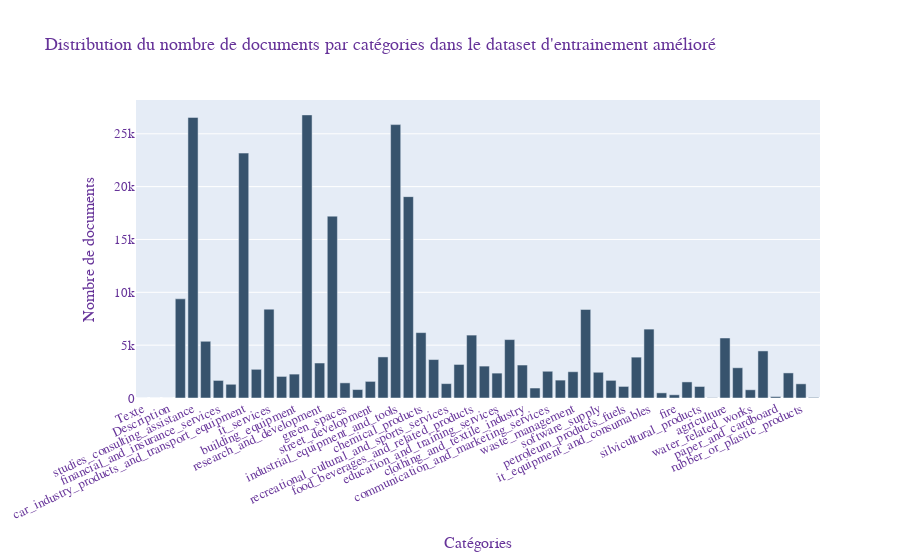

This figure's notebook cell:
### Code cell
p=utility.nb_exemple_categorie(df_test)
plot_distribution(p,"Distribution du nombre de documents par catégories dans le dataset d'entrainement amélioré")

### Figure 1 — Plotly figure (JSON) as saved in the notebook; plotly's stock layout.template omitted (floating-point values rounded to 4 significant figures)
{"data": [{"marker": {"color": "rgb(55, 83, 109)"}, "type": "bar", "x": ["Texte", "Titre", "Description", "building_works", "studies_consulting_assistance", "transport_and_related_services", "financial_and_insurance_services", "sewerage", "car_industry_products_and_transport_equipment", "real_estate_missions_and_inspections", "it_services", "cleaning_and_hygiene_services", "building_equipment", "medical_precision_optical_and_watchmaking_instruments", "research_and_development", "civil_engineering", "green_spaces", "printing_and_related_services", "street_development", "office_and_it_equipment", "industrial_equipment_and_tools", "electrical_equipment", "chemical_products", "structural_works", "recreational_cultural_and_sports_services", "electricity_gas_and_heat", "food_beverages_and_related_products", "health_and_social_work_services", "education_and_training_services", "radio_television_and_communication_equipment", "clothing_and_textile_industry", "roofing", "communication_and_marketing_services", "energy_and_environment", "waste_management", "ores_materials_and_construction_materials", "software_supply", "defence_and_security", "petroleum_products_fuels", "office_furniture_and_supplies", "it_equipment_and_consumables", "provision_of_meals", "fire", "postal_and_telecommunications_services", "silvicultural_products", "drinking_water", "agriculture", "wholesale_and_retail", "water_related_works", "mining_and_minerals", "paper_and_cardboard", "recreational_cultural_and_sports_equipment", "rubber_or_plastic_products", "hydraulic_equipment"], "y": [0, 0, 0, 9383, 26552, 5368, 1663, 1298, 23176, 2716, 8407, 2042, 2262, 26789, 3310, 17209, 1433, 800, 1572, 3886, 25871, 19055, 6188, 3638, 1361, 3175, 5953, 3020, 2355, 5528, 3120, 943, 2530, 1694, 2487, 8380, 2436, 1670, 1096, 3866, 6519, 487, 304, 1522, 1090, 29, 5679, 2862, 778, 4454, 136, 2373, 1341, 56]}], "layout": {"font": {"color": "RebeccaPurple", "family": "Arial, sans-serif", "size": 13}, "title": {"text": "Distribution du nombre de documents par catégories dans le dataset d'entrainement amélioré"}, "xaxis": {"tickangle": -25, "title": {"text": "Catégories"}}, "yaxis": {"title": {"text": "Nombre de documents"}}}}
